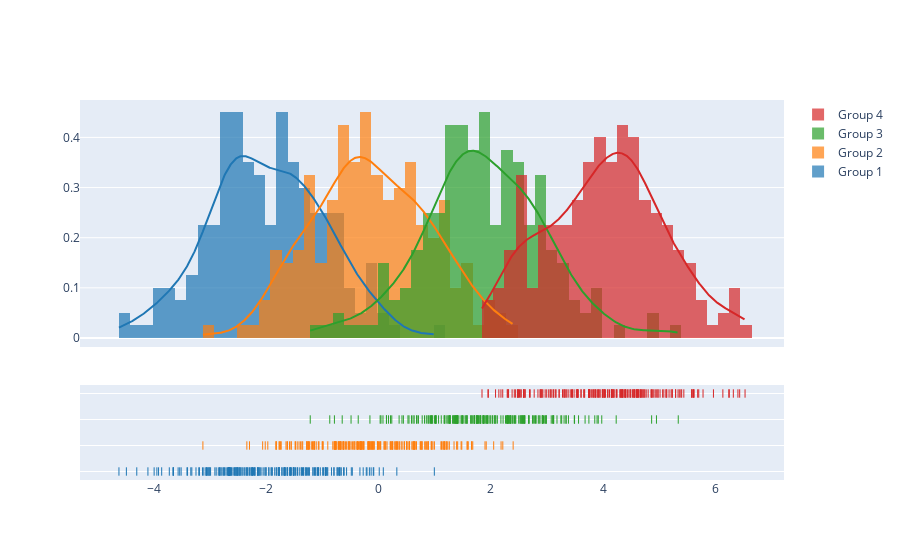

This figure's notebook cell:
### Code cell
import plotly.figure_factory as ff

# Add histogram data
x1 = np.random.randn(200) - 2
x2 = np.random.randn(200)
x3 = np.random.randn(200) + 2
x4 = np.random.randn(200) + 4

# Group data together
hist_data = [x1, x2, x3, x4]

group_labels = ['Group 1', 'Group 2', 'Group 3', 'Group 4']

# Create distplot with custom bin_size
fig = ff.create_distplot(hist_data, group_labels, bin_size=.2)
fig.show()

### Figure 1 — Plotly figure (JSON) as saved in the notebook; plotly's stock layout.template omitted (floating-point values rounded to 4 significant figures; data arrays with more than 128 entries replaced by an {"elided": "..."} marker saying what was removed)
{"data": [{"autobinx": false, "histnorm": "probability density", "legendgroup": "Group 1", "marker": {"color": "rgb(31, 119, 180)"}, "name": "Group 1", "opacity": 0.7, "type": "histogram", "x": {"elided": "200 float values"}, "xaxis": "x", "xbins": {"end": 0.9963, "size": 0.2, "start": -4.617}, "yaxis": "y"}, {"autobinx": false, "histnorm": "probability density", "legendgroup": "Group 2", "marker": {"color": "rgb(255, 127, 14)"}, "name": "Group 2", "opacity": 0.7, "type": "histogram", "x": {"elided": "200 float values"}, "xaxis": "x", "xbins": {"end": 2.399, "size": 0.2, "start": -3.123}, "yaxis": "y"}, {"autobinx": false, "histnorm": "probability density", "legendgroup": "Group 3", "marker": {"color": "rgb(44, 160, 44)"}, "name": "Group 3", "opacity": 0.7, "type": "histogram", "x": {"elided": "200 float values"}, "xaxis": "x", "xbins": {"end": 5.338, "size": 0.2, "start": -1.212}, "yaxis": "y"}, {"autobinx": false, "histnorm": "probability density", "legendgroup": "Group 4", "marker": {"color": "rgb(214, 39, 40)"}, "name": "Group 4", "opacity": 0.7, "type": "histogram", "x": {"elided": "200 float values"}, "xaxis": "x", "xbins": {"end": 6.527, "size": 0.2, "start": 1.845}, "yaxis": "y"}, {"legendgroup": "Group 1", "marker": {"color": "rgb(31, 119, 180)"}, "mode": "lines", "name": "Group 1", "showlegend": false, "type": "scatter", "x": {"elided": "500 float values"}, "xaxis": "x", "y": {"elided": "500 float values"}, "yaxis": "y"}, {"legendgroup": "Group 2", "marker": {"color": "rgb(255, 127, 14)"}, "mode": "lines", "name": "Group 2", "showlegend": false, "type": "scatter", "x": {"elided": "500 float values"}, "xaxis": "x", "y": {"elided": "500 float values"}, "yaxis": "y"}, {"legendgroup": "Group 3", "marker": {"color": "rgb(44, 160, 44)"}, "mode": "lines", "name": "Group 3", "showlegend": false, "type": "scatter", "x": {"elided": "500 float values"}, "xaxis": "x", "y": {"elided": "500 float values"}, "yaxis": "y"}, {"legendgroup": "Group 4", "marker": {"color": "rgb(214, 39, 40)"}, "mode": "lines", "name": "Group 4", "showlegend": false, "type": "scatter", "x": {"elided": "500 float values"}, "xaxis": "x", "y": {"elided": "500 float values"}, "yaxis": "y"}, {"legendgroup": "Group 1", "marker": {"color": "rgb(31, 119, 180)", "symbol": "line-ns-open"}, "mode": "markers", "name": "Group 1", "showlegend": false, "type": "scatter", "x": {"elided": "200 float values"}, "xaxis": "x", "y": {"elided": "200 str values"}, "yaxis": "y2"}, {"legendgroup": "Group 2", "marker": {"color": "rgb(255, 127, 14)", "symbol": "line-ns-open"}, "mode": "markers", "name": "Group 2", "showlegend": false, "type": "scatter", "x": {"elided": "200 float values"}, "xaxis": "x", "y": {"elided": "200 str values"}, "yaxis": "y2"}, {"legendgroup": "Group 3", "marker": {"color": "rgb(44, 160, 44)", "symbol": "line-ns-open"}, "mode": "markers", "name": "Group 3", "showlegend": false, "type": "scatter", "x": {"elided": "200 float values"}, "xaxis": "x", "y": {"elided": "200 str values"}, "yaxis": "y2"}, {"legendgroup": "Group 4", "marker": {"color": "rgb(214, 39, 40)", "symbol": "line-ns-open"}, "mode": "markers", "name": "Group 4", "showlegend": false, "type": "scatter", "x": {"elided": "200 float values"}, "xaxis": "x", "y": {"elided": "200 str values"}, "yaxis": "y2"}], "layout": {"barmode": "overlay", "hovermode": "closest", "legend": {"traceorder": "reversed"}, "xaxis": {"anchor": "y2", "domain": [0.0, 1.0], "zeroline": false}, "yaxis": {"anchor": "free", "domain": [0.35, 1], "position": 0.0}, "yaxis2": {"anchor": "x", "domain": [0, 0.25], "dtick": 1, "showticklabels": false}}}
